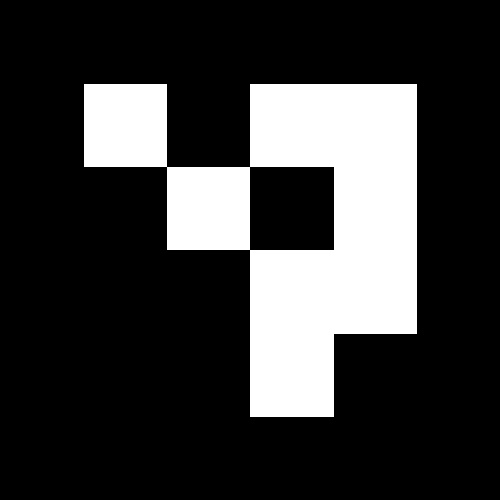
//> input picture CreateAruco/44Marker_0.jpg, 500 x 500 px
$ ./HistogramCalculation ../CreateAruco/44Marker_0.jpg   (built with g++ and OpenCV 4)
//> lines starting //> are read from the running program, lines starting //| are printed output that depends on the picture
#include "opencv2/highgui.hpp"
#include "opencv2/imgcodecs.hpp"
#include "opencv2/imgproc.hpp"
#include <iostream>

using namespace std;
using namespace cv;

int main(int argc, char** argv) {
    Mat src = imread(argv[1], IMREAD_COLOR);
//> src is the input picture: 500 rows x 500 cols, CV_8UC3; min 0, max 255, mean 56.6
    vector<Mat> bgr_planes;
    split(src, bgr_planes);
    int histSize = 256;
    float range[] = {0, 256};
    const float* histRange = {range};
    bool uniform = true;
    bool accumulate = false;
    Mat b_hist, g_hist, r_hist;
    calcHist(&bgr_planes[0], 1, 0, Mat(), b_hist, 1, &histSize, &histRange, uniform, accumulate);
//> b_hist = 256 values, max 194038 at index 0, min 0 at index 6, mean 976.6
    calcHist(&bgr_planes[1], 1, 0, Mat(), g_hist, 1, &histSize, &histRange, uniform, accumulate);
//> g_hist has the same summary as b_hist
    calcHist(&bgr_planes[2], 1, 0, Mat(), r_hist, 1, &histSize, &histRange, uniform, accumulate);
//> r_hist has the same summary as b_hist
    int hist_w = 512;
    int hist_h = 400;
    int bin_w = cvRound((double) hist_w/histSize);
    Mat histImage(hist_h, hist_w, CV_8UC3, Scalar(0, 0, 0));
    normalize(b_hist, b_hist, 0, histImage.rows, NORM_MINMAX, -1, Mat());
//> b_hist = 256 values, max 400 at index 0, min 0 at index 6, mean 2.01
    normalize(g_hist, g_hist, 0, histImage.rows, NORM_MINMAX, -1, Mat());
//> g_hist has the same summary as b_hist
    normalize(r_hist, r_hist, 0, histImage.rows, NORM_MINMAX, -1, Mat());
//> r_hist has the same summary as b_hist
    for(int i = 1; i < histSize; i++) {
        line(histImage, Point(bin_w*(i-1), hist_h - cvRound(b_hist.at<float>(i-1))), Point(bin_w*(i), hist_h - cvRound(b_hist.at<float>(i))), Scalar(255,0,0), 2, 8, 0);
        line(histImage, Point(bin_w*(i-1), hist_h - cvRound(g_hist.at<float>(i-1))), Point(bin_w*(i), hist_h - cvRound(g_hist.at<float>(i))), Scalar(0,255,0), 2, 8, 0);
        line(histImage, Point(bin_w*(i-1), hist_h - cvRound(r_hist.at<float>(i-1))), Point(bin_w*(i), hist_h - cvRound(r_hist.at<float>(i))), Scalar(0,0,255), 2, 8, 0);
    }
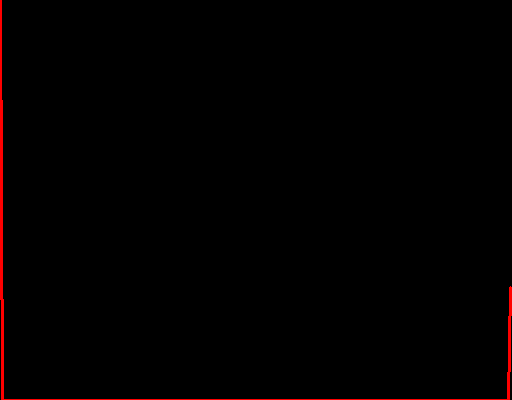
//> histImage: 400 rows x 512 cols, CV_8UC3; mean B, G, R 0, 0, 2.4
    namedWindow("Calc Hist", WINDOW_NORMAL);
    imshow("Calc Hist", histImage);
    waitKey();
    return 0;
}
